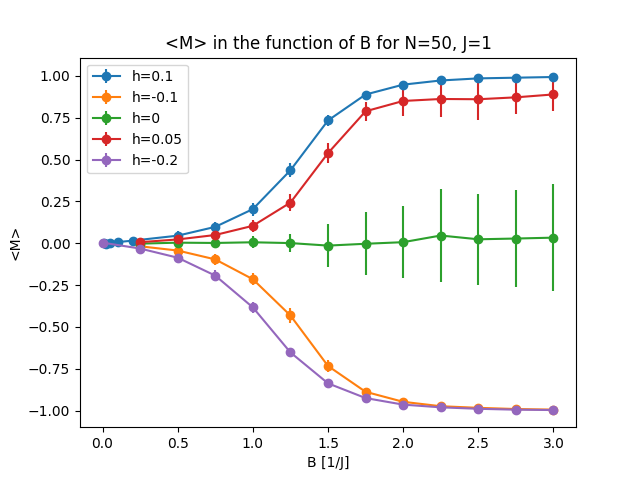

This figure's Python source:
import matplotlib.pyplot as plt
import numpy as np
import pandas as pd
from mpl_toolkits.mplot3d import Axes3D

# Run: python3 result.py
names = ["N", "J", "h", "B", "M"]
df = pd.read_csv('dataN50J1.0h0.1.csv', names = names)
df2 = pd.read_csv('dataN50J1.0h-0.1.csv', names = names)
df3 = pd.read_csv('dataN50J1.0h0.0.csv', names = names)
df4 = pd.read_csv('dataN50J1.0h0.05.csv', names = names)
df5 = pd.read_csv('dataN50J1.0h-0.2.csv', names = names)

meanDf = df.groupby("B", as_index=False).mean()
stdDf = df.groupby("B", as_index=False).std()
meanDf2 = df2.groupby("B", as_index=False).mean()
stdDf2 = df2.groupby("B", as_index=False).std()
meanDf3 = df3.groupby("B", as_index=False).mean()
stdDf3 = df3.groupby("B", as_index=False).std()
meanDf4 = df4.groupby("B", as_index=False).mean()
stdDf4 = df4.groupby("B", as_index=False).std()
meanDf5 = df5.groupby("B", as_index=False).mean()
stdDf5 = df5.groupby("B", as_index=False).std()

plt.errorbar(x=meanDf["B"].values, y=meanDf["M"].values, yerr=stdDf["M"].values, fmt='-o', label="h=0.1")
plt.errorbar(x=meanDf2["B"].values, y=meanDf2["M"].values, yerr=stdDf2["M"].values, fmt='-o', label="h=-0.1")
plt.errorbar(x=meanDf3["B"].values, y=meanDf3["M"].values, yerr=stdDf3["M"].values, fmt='-o', label="h=0")
plt.errorbar(x=meanDf4["B"].values, y=meanDf4["M"].values, yerr=stdDf4["M"].values, fmt='-o', label="h=0.05")
plt.errorbar(x=meanDf5["B"].values, y=meanDf5["M"].values, yerr=stdDf5["M"].values, fmt='-o', label="h=-0.2")
plt.xlabel("B [1/J]")
plt.ylabel("<M>")
plt.title("<M> in the function of B for N=50, J=1")
plt.legend()
plt.savefig("result.png")

